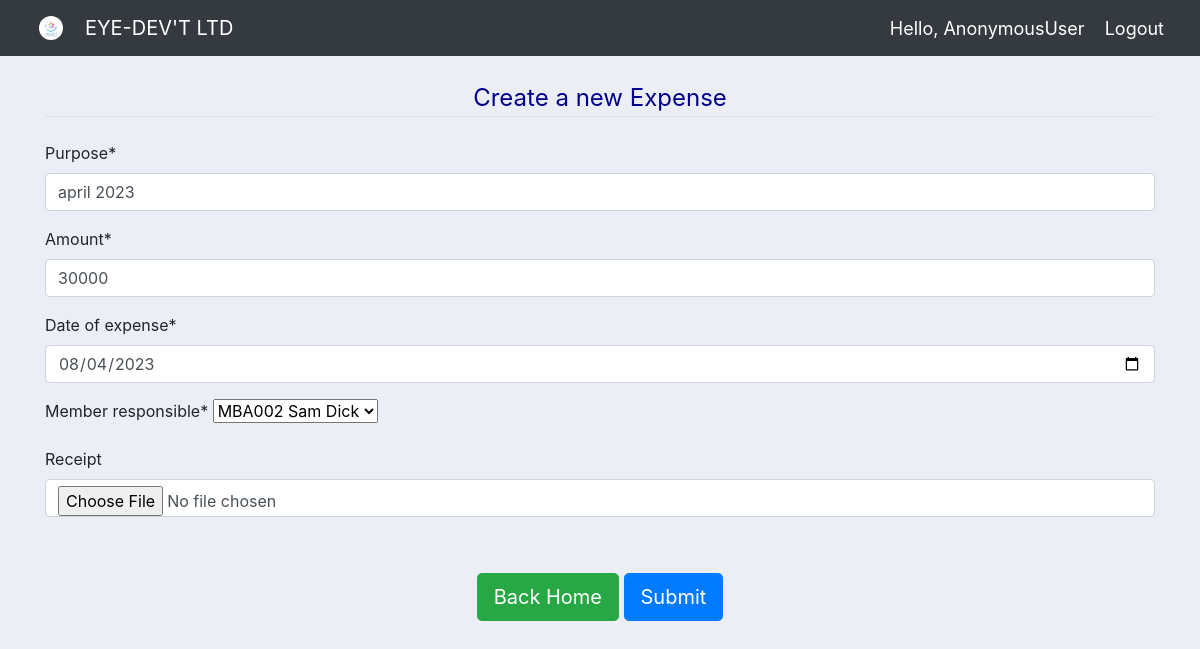
/update_expense/1/, run on the app's committed database.
### kyaclub_app/models.py (models this page shows, shortened)
class Expense(models.Model):
    purpose = models.CharField(max_length=30, null=False)
    amount = models.PositiveIntegerField()
    date_of_expense = models.DateTimeField()
    member_responsible = models.ForeignKey(Member, on_delete=models.SET_DEFAULT, default=None, null=False)
    receipt = models.ImageField(upload_to='deposits/%Y/%m/%d',blank=True)

### kyaclub_app/views.py (the view)
# urls.py: path('update_expense/<int:id>/', views.updateExpense, name='update_expense'),
def updateExpense(request, id):
    expense = Expense.objects.get(id=id)
    form = ExpenseForm(instance=expense)
    if request.method == "POST":
        form = ExpenseForm(request.POST, instance=expense)
        if form.is_valid():
            form.save()
            return redirect('all_expense')
    context = {'form': form }
    return render(request, 'members/create_expense.html', context)

### kyaclub_app/forms.py
class ExpenseForm(ModelForm):
    date_of_expense = forms.DateField(widget=forms.widgets.DateInput(
        attrs={'type': 'date'})
    )
    class Meta:
        model = Expense
        fields = '__all__'

### kyaclub_app/models.py (called while the page is built)
    def __str__(self):
        return self.member_id + " " +self.full_name

### kyaclub_app/templates/members/create_expense.html (shortened to what this page needs)
{% extends 'members/main.html' %}
{% load crispy_forms_tags %}
{% load static %}
{% block content  %}
    <link rel="stylesheet" href="{% static 'css/main.css' %}">
    <div class="container" >
    <br>
    <form method="POST"  action="" >
      <fieldset class="form-group">
            <legend class="border-bottom mb-4" style="color: darkblue; text-align: center;">Create a new Expense </legend>
            {{ form|crispy }}
        </fieldset><br>
        <div class="form-group" id="signup-button" align="center">
            <a class="btn btn-lg btn-success" href="{% url 'home' %}">Back Home</a>
            <button class="btn btn-lg btn-primary">Submit</button>
        </div>
    </form>
{% endblock content %}

### kyaclub_app/static/css/main.css (style rules this page uses)
body { background-color: #ebeff5; }

### data on the page
Expense: purpose "april 2023", amount "30000", date_of_expense "08/04/2023", member_responsible "MBA002 Sam Dick"

### other printed values
{{ request.user }} "AnonymousUser"
